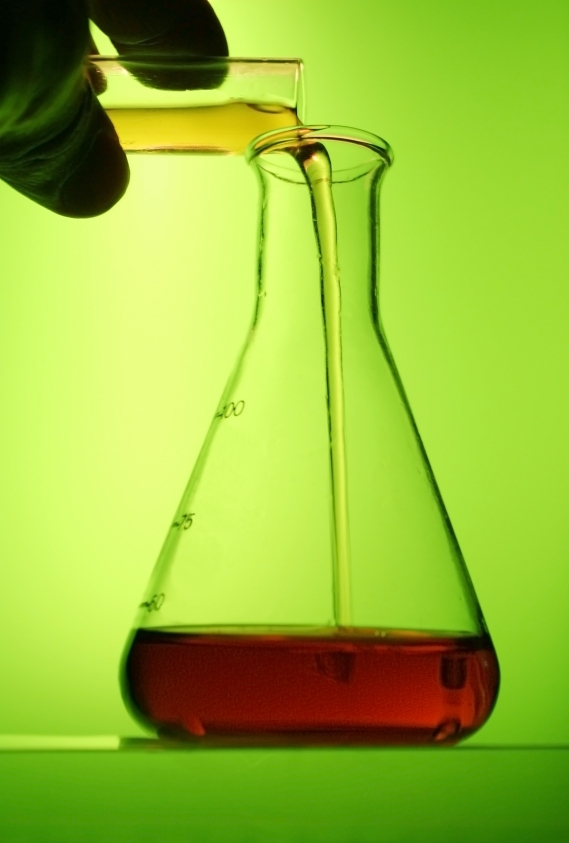
#> input picture assets/beaker.jpg, 569 x 843 px
$ python loadImage.py
#> lines starting #> are read from the running program, lines starting #| are printed output that depends on the picture

import cv2

#print("Hello World!")

img = cv2.imread("assets/beaker.jpg", cv2.IMREAD_COLOR)
#> img is the input picture: shape (843, 569, 3); mean B, G, R 55.8, 188.4, 151.9

#Resize
img = cv2.resize(img, (0, 0), fx=0.5, fy=0.5)
#> img: shape (422, 284, 3)

#rotate
img = cv2.rotate(img, cv2.ROTATE_90_CLOCKWISE)
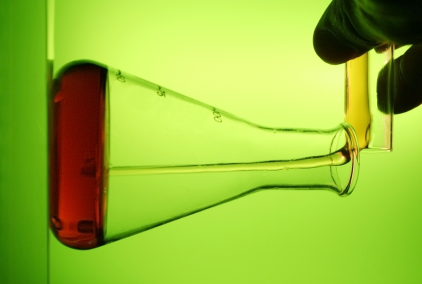
#> img: shape (284, 422, 3); mean B, G, R 55.8, 188.5, 151.9

cv2.imwrite("assets/beaker2.jpg", img)

cv2.imshow("ThaBeaker", img)
cv2.waitKey(0)
cv2.destroyAllWindows

$ run again, with assets/crash-test-dummies.jpg copied over assets/beaker.jpg
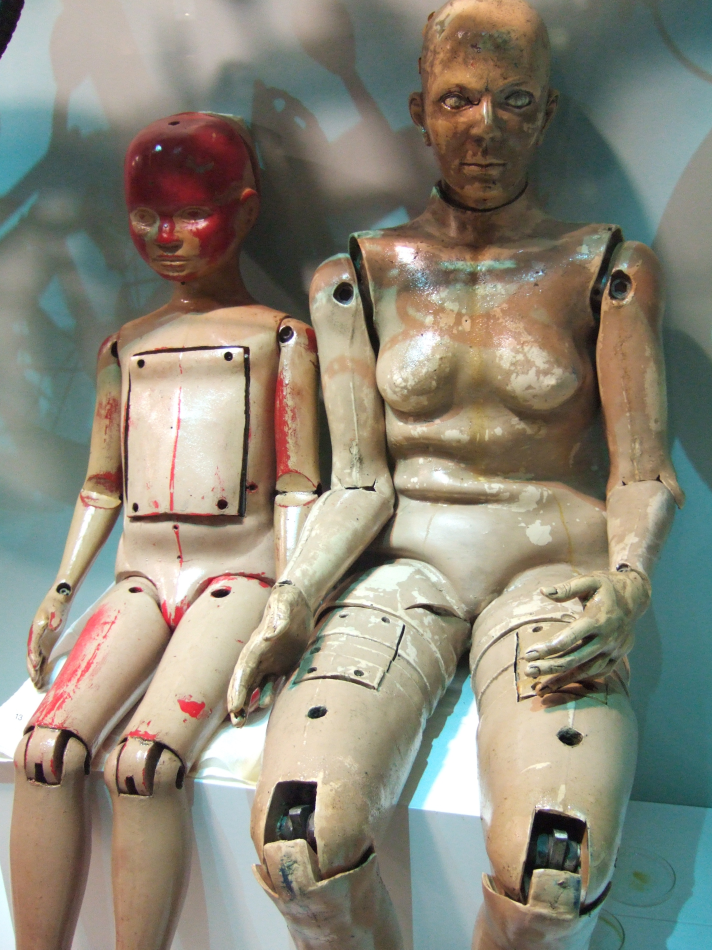
#> input picture assets/crash-test-dummies.jpg, 2136 x 2848 px (shown at 1/3 size)
#> img is the input picture: shape (2848, 2136, 3); mean B, G, R 120.5, 134.7, 138.8
#> `img = cv2.rotate(img, cv2.ROTATE_90_CLOCKWISE)`:
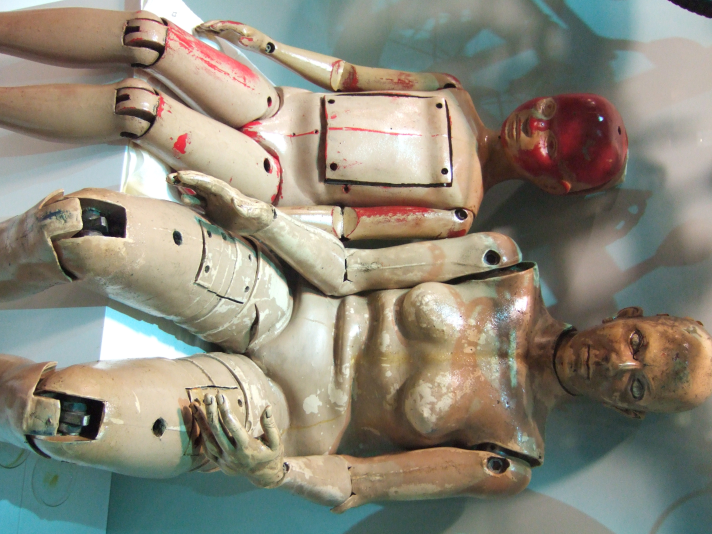
#> img: shape (1068, 1424, 3) (shown at 1/2 size); mean B, G, R 120.6, 134.9, 138.9
